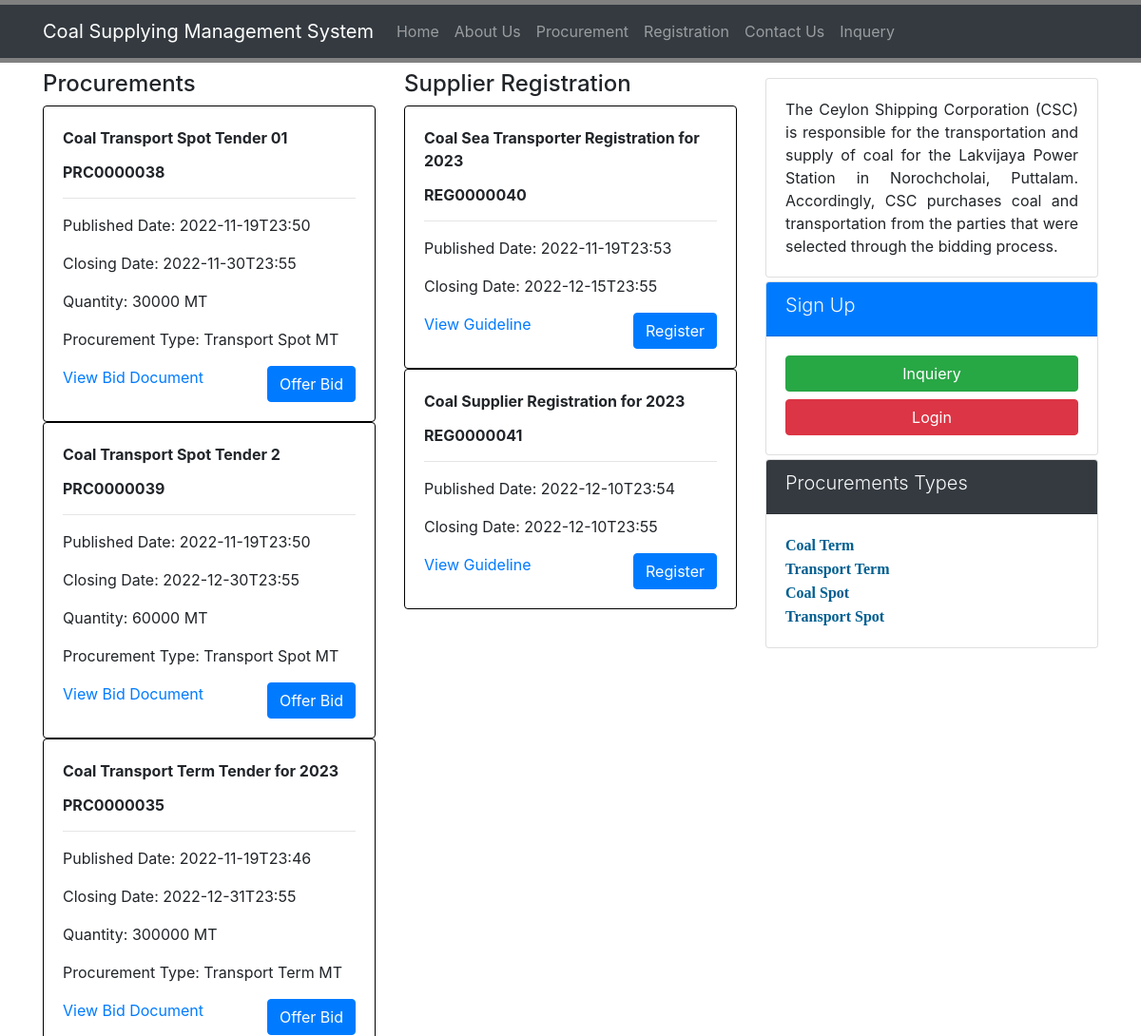
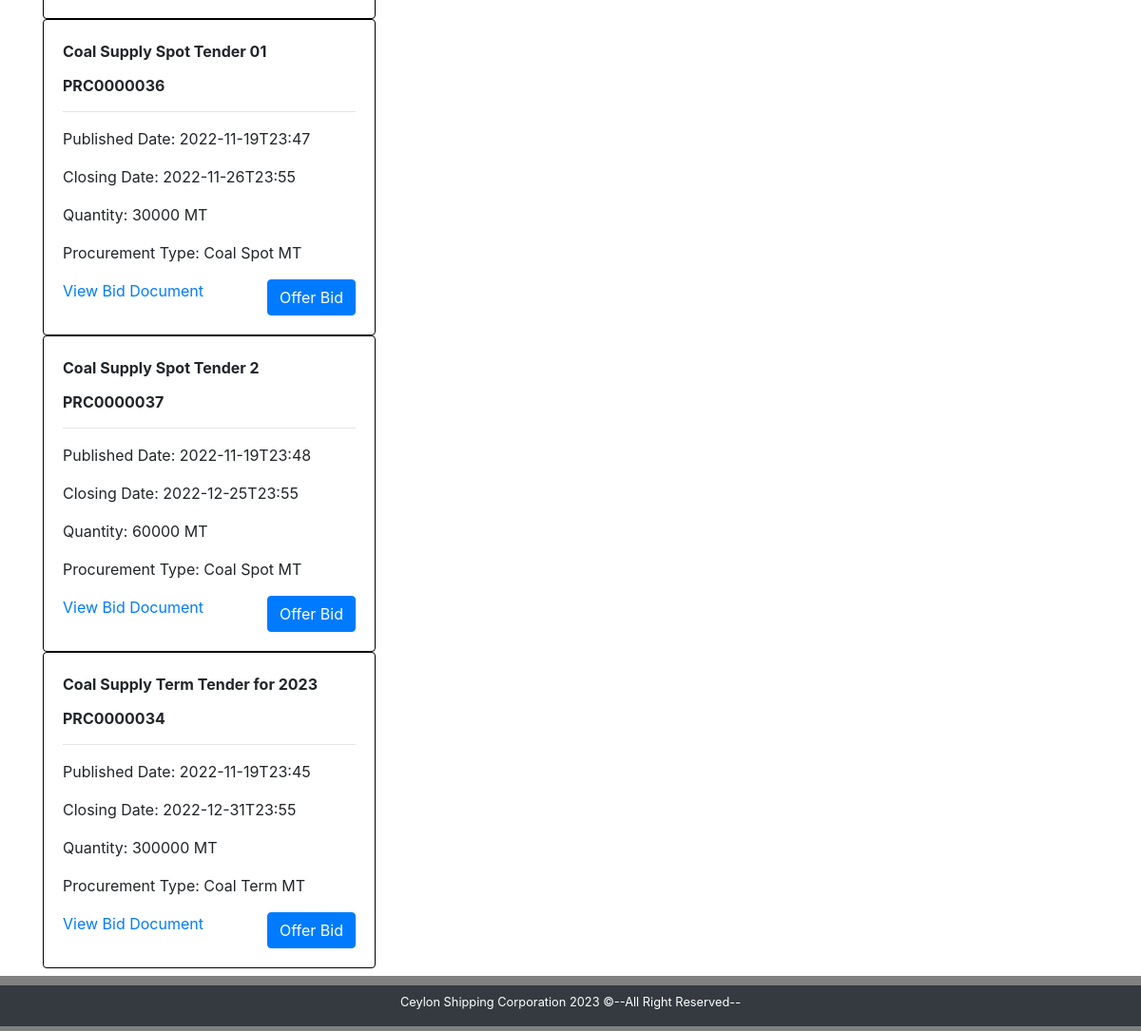
The app's page /home.php with its own data (2 pictures, top to bottom).
### tables this page shows
CREATE TABLE `procurement` (
  `id` int(10) NOT NULL,
  `procId` varchar(10) NOT NULL,
  `title` varchar(50) NOT NULL,
  `author` varchar(50) NOT NULL,
  `type` varchar(50) NOT NULL,
  `qty` int(20) NOT NULL,
  `datetime` varchar(50) NOT NULL,
  `document` varchar(50) NOT NULL,
  `deadline` varchar(50) NOT NULL
);

CREATE TABLE `register` (
  `id` int(9) NOT NULL,
  `regId` varchar(10) DEFAULT NULL,
  `datetime` varchar(50) DEFAULT NULL,
  `title` varchar(50) DEFAULT NULL,
  `author` varchar(50) DEFAULT NULL,
  `type` varchar(50) DEFAULT NULL,
  `document` varchar(50) DEFAULT NULL,
  `deadline` varchar(50) DEFAULT NULL
);

### home.php (the view, shortened to what this page needs)
<!DOCTYPE html>
<html lang="en">
<head>
	<link rel="stylesheet" href="css/bootstrap.css">
	<link rel="stylesheet" href="css/style.css">
</head>
<body>
	<div style="height:5px; background: gray;"></div>
	<nav class="navbar navbar-expand-lg bg-dark navbar-dark">
		<div class="container">
			<a href="#" class="navbar-brand">Coal Supplying Management System</a>
			<div class="collapse navbar-collapse" id="navbarcollapse">
			<ul class="navbar-nav mr-auto">
				<li class="nav-item">
					<a href="home.php" class="nav-link">Home</a>
				</li>
				<li class="nav-item">
					<a href="aboutUs.php" class="nav-link">About Us</a>
				</li>
				<li class="nav-item">
					<a href="procurement.php" class="nav-link">Procurement</a>
				</li>
				<li class="nav-item">
					<a href="registration.php" class="nav-link">Registration</a>
				</li>
				<li class="nav-item">
					<a href="contactUs.php" class="nav-link">Contact Us</a>
				</li>
				<li class="nav-item">
					<a href="inquery.php" class="nav-link">Inquery</a>
				</li>
			</ul>
			</div>
		</div>
	</nav>
	<div style="height:5px; background: gray;"></div>
	<div class="container">
		<div class="row pb-2 mt-2">
			<div class="col-sm-4">
				<h4>Procurements</h4>
				<?php
				global $ConnectingDB;
				$sql = "SELECT * FROM procurement WHERE type='Transport Term' OR type='Transport Spot' ORDER BY deadline";
				$stmt = $ConnectingDB->query($sql);
				while($dataRaws = $stmt->fetch()){
					$id = $dataRaws["id"];
					$procId = $dataRaws["procId"];
					$title = $dataRaws["title"];
					$type = $dataRaws["type"];
					$qty = $dataRaws["qty"];
					$datetime = $dataRaws["datetime"];
					$deadline = $dataRaws["deadline"];
					$document = $dataRaws["document"];
				?>
				<div class="card" style="border-color:black;">
					<div class="card-body">
						<h5 class="card-title"><small><B><?php echo $title; ?></B></small></h5>
						<h5 class="card-title"><small><B><?php echo $procId; ?></B></small></h5>
						<hr>
						<p class="card-text">Published Date: <?php echo $datetime; ?></p>
						<p class="card-text">Closing Date: <?php echo $deadline; ?></p>
						<p class="card-text">Quantity: <?php echo $qty; ?> MT </p>
						<p class="card-text">Procurement Type: <?php echo $type; ?> MT </p>
						<a href="file/<?php echo $document; ?>" target="_blank">
							<span style="float:left;">View Bid Document</span>
						</a>
						<a href="submitTransportOffer.php?id=<?php echo $id;?>">
							<span class = "btn btn-primary" style="float:right;">Offer Bid</span>
						</a>
					</div>
				</div>
				<?php } ?>
				<?php
				global $ConnectingDB;
				$sql = "SELECT * FROM procurement WHERE type='Coal Term' OR type='Coal Spot' ORDER BY deadline";
				$stmt = $ConnectingDB->query($sql);
				while($dataRaws = $stmt->fetch()){
					$id = $dataRaws["id"];
					$procId = $dataRaws["procId"];
					$title = $dataRaws["title"];
					$type = $dataRaws["type"];
					$qty = $dataRaws["qty"];
					$datetime = $dataRaws["datetime"];
					$deadline = $dataRaws["deadline"];
					$document = $dataRaws["document"];
				?>
				<div class="card" style="border-color:black;">
					<div class="card-body">
						<h5 class="card-title"><small><B><?php echo $title; ?></B></small></h5>
						<h5 class="card-title"><small><B><?php echo $procId; ?></B></small></h5>
						<hr>
						<p class="card-text">Published Date: <?php echo $datetime; ?></p>
						<p class="card-text">Closing Date: <?php echo $deadline; ?></p>
						<p class="card-text">Quantity: <?php echo $qty; ?> MT </p>
						<p class="card-text">Procurement Type: <?php echo $type; ?> MT </p>
						<a href="file/<?php echo $document; ?>" target="_blank">
							<span style="float:left;">View Bid Document</span>
						</a>
						<a href="submitCoalOffer.php?id=<?php echo $id;?>">
							<span class = "btn btn-primary" style="float:right;">Offer Bid</span>
						</a>
					</div>
				</div>
				<?php } ?>
			</div>
			<div class="col-sm-4">
				<h4>Supplier Registration</h4>
				<?php
				global $ConnectingDB;
				$sql = "SELECT * FROM register WHERE type='Transporter' ORDER BY deadline";
				$stmt = $ConnectingDB->query($sql);
				while($dataRaws = $stmt->fetch()){
					$regId = $dataRaws["regId"];
					$title = $dataRaws["title"];
					$datetime = $dataRaws["datetime"];
					$deadline = $dataRaws["deadline"];
					$document = $dataRaws["document"];
				?>
				<div class="card" style="border-color:black;">
					<div class="card-body">
						<h5 class="card-title"><small><B><?php echo $title; ?></B></small></h5>
						<h5 class="card-title"><small><B><?php echo $regId; ?></B></small></h5>
					<hr>
						<p class="card-text">Published Date: <?php echo $datetime; ?></p>
						<p class="card-text">Closing Date: <?php echo $deadline; ?></p>
						<a href="file/<?php echo $document; ?>" target="_blank">
							<span style="float:left;">View Guideline</span>
						</a>
						<a href="coalTransRegForm.php">
							<span class = "btn btn-primary" style="float:right;">Register</span>
						</a>
					</div>
				</div>
				<?php } ?>
				<?php
				global $ConnectingDB;
				$sql = "SELECT * FROM register WHERE type='Supplier' ORDER BY deadline";
				$stmt = $ConnectingDB->query($sql);
				while($dataRaws = $stmt->fetch()){
					$regId = $dataRaws["regId"];
					$title = $dataRaws["title"];
					$datetime = $dataRaws["datetime"];
					$deadline = $dataRaws["deadline"];
					$document = $dataRaws["document"];
				?>
				<div class="card" style="border-color:black;">
					<div class="card-body">
						<h5 class="card-title"><small><B><?php echo $title; ?></B></small></h5>
						<h5 class="card-title"><small><B><?php echo $regId; ?></B></small></h5>
						<hr>
						<p class="card-text">Published Date: <?php echo $datetime; ?></p>
						<p class="card-text">Closing Date: <?php echo $deadline; ?></p>
						<a href="file/<?php echo $document; ?>" target="_blank">
							<span style="float:left;">View Guideline</span>
						</a>
						<a href="coalSupRegForm.php">
							<span class = "btn btn-primary" style="float:right;">Register</span>
						</a>
					</div>
				</div>
				<?php } ?>
			</div>
			<div class="col-sm-4">
				<div class="card mt-2">
					<div class="card-body">
						<div class="text-justify">The Ceylon Shipping Corporation (CSC) is responsible for the transportation and supply of coal for the Lakvijaya Power Station in Norochcholai, Puttalam. Accordingly, CSC purchases coal and transportation from the parties that were selected through the bidding process.
						</div>
					</div>
				</div>
				<div class="card mt-1">
					<div class="card-header bg-primary text-light">
						<h5 class="lead">Sign Up</h5>
					</div>
					<div class="card-body">
						<a href="inquery.php" class="btn btn-success btn-block">Inquiery</a>
						<a href="login.php" class="btn btn-danger btn-block">Login</a>
					</div>
				</div>
				<div class="card mt-1">
					<div class="card-header bg-dark text-light">
						<h5 class="lead">Procurements Types</h5>
					</div>
					<div class="card-body">
						<?php
						global $ConnectingDB;
						$sql = "SELECT DISTINCT type FROM procurement";
						$stmt = $ConnectingDB->query($sql);
						while ($dataRaws = $stmt->fetch()) {
							$type = $dataRaws["type"];
						?>
						<a href="home.php?type=<?php echo$type; ?>"><span class="heading"><?php echo $type ?></span><br>
						<?php } ?>
					</div>
				</div>
			</div>
		</div>
	</div>
	<div style="height:5px; background: gray;"></div>
	<div style="height:5px; background: gray;"></div>
	<footer class="bg-dark text-white">
		<div class="container">
			<div class="row pt-2">
				<div class="col">
					<p class="lead text-center small">Ceylon Shipping Corporation <span id="year"></span> &copy;--All Right Reserved--</p>
				</div>
			</div>
		</div>
	</footer>
	<div style="height:5px; background: gray;"></div>
</body>
</html>

### home.php (style rules this page uses)
.heading { font-family: Bitter,Georgia,"Times New Roman",Times,serif; font-weight: bold; color: #005E90; }

### records on screen
procurement: title "Coal Transport Spot Tender 01", procId "PRC0000038", datetime "2022-11-19T23:50", deadline "2022-11-30T23:55", qty "30000", type "Transport Spot"
procurement: title "Coal Transport Spot Tender 2", procId "PRC0000039", datetime "2022-11-19T23:50", deadline "2022-12-30T23:55", qty "60000", type "Transport Spot"
procurement: title "Coal Transport Term Tender for 2023", procId "PRC0000035", datetime "2022-11-19T23:46", deadline "2022-12-31T23:55", qty "300000", type "Transport Term"
procurement: title "Coal Supply Spot Tender 01", procId "PRC0000036", datetime "2022-11-19T23:47", deadline "2022-11-26T23:55", qty "30000", type "Coal Spot"
procurement: title "Coal Supply Spot Tender 2", procId "PRC0000037", datetime "2022-11-19T23:48", deadline "2022-12-25T23:55", qty "60000", type "Coal Spot"
procurement: title "Coal Supply Term Tender for 2023", procId "PRC0000034", datetime "2022-11-19T23:45", deadline "2022-12-31T23:55", qty "300000", type "Coal Term"
register: title "Coal Sea Transporter Registration for 2023", regId "REG0000040", datetime "2022-11-19T23:53", deadline "2022-12-15T23:55"
register: title "Coal Supplier Registration for 2023", regId "REG0000041", datetime "2022-12-10T23:54", deadline "2022-12-10T23:55"

### other values on screen
$type "Coal Term"
$type "Transport Term"
$type "Coal Spot"
$type "Transport Spot"
